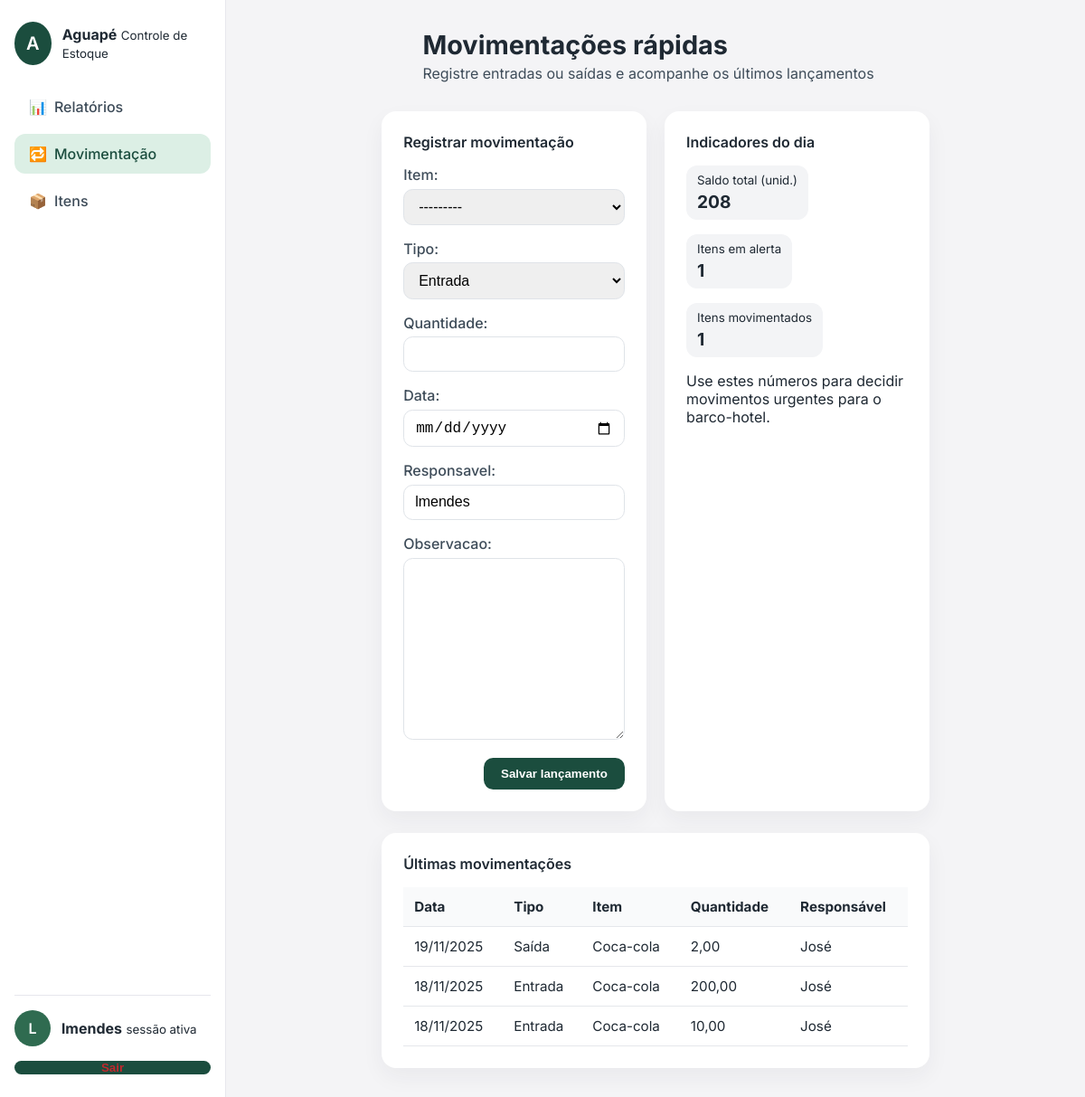
The app's page /movimentacao/ (signed in), older data.
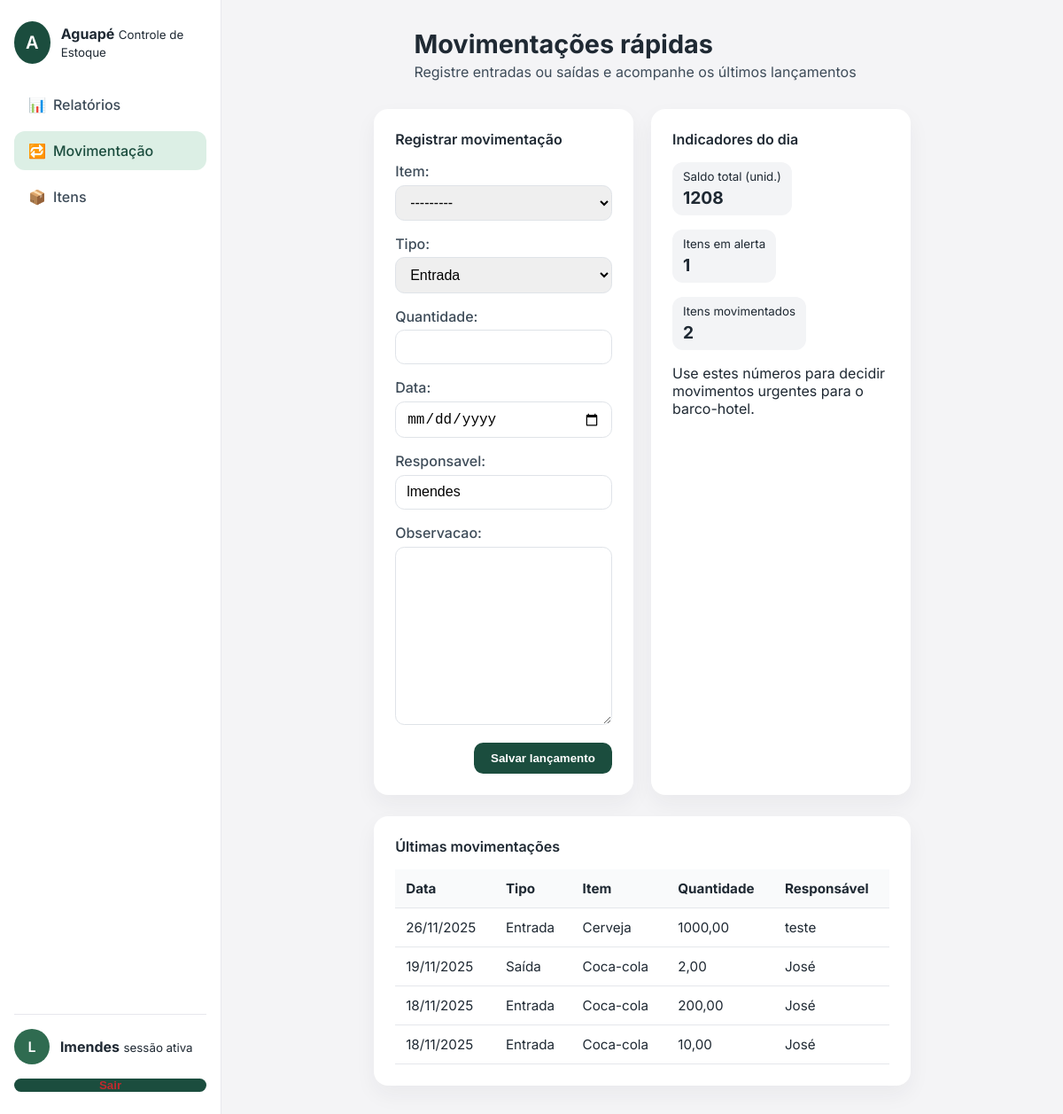
The same page, newer data.
### controle/models/movimentacao.py (models this page shows, shortened)
class Movimentacao(models.Model):
    TIPOS = [
        ("ENTRADA", "Entrada"),
        ("SAIDA", "Saída"),
    ]
    item = models.ForeignKey(Item, on_delete=models.PROTECT, related_name="movimentacoes")
    tipo = models.CharField(max_length=8, choices=TIPOS, default="ENTRADA")
    quantidade = models.DecimalField(max_digits=10, decimal_places=2, validators=[MinValueValidator(Decimal("0.01"))])
    data = models.DateField(default=timezone.now)
    responsavel = models.CharField(max_length=80)
    observacao = models.TextField(blank=True)
    class Meta:
        ordering = ("-data", "-id")

### catalogo/models.py (models this page shows, shortened)
class Item(models.Model):
    UNIDADES = [
        ("UN", "Unidade"),
        ("KG", "Quilo"),
        ("L", "Litro"),
    ]
    nome = models.CharField(max_length=120)
    codigo_estoque = models.CharField("Código de estoque", max_length=30, unique=True)
    unidade = models.CharField(max_length=2, choices=UNIDADES, default="UN")
    estoque_minimo = models.DecimalField(
        max_digits=10,
        decimal_places=2,
        validators=[MinValueValidator(Decimal("0"))],
    )
    estoque_atual = models.DecimalField(
        max_digits=10,
        decimal_places=2,
        default=0,
        validators=[MinValueValidator(Decimal("0"))],
    )
    observacao = models.TextField(blank=True)
    ativo = models.BooleanField(default=True)
    criado_em = models.DateTimeField(auto_now_add=True)
    class Meta:
        ordering = ("nome",)
        app_label = "controle"
    def __str__(self):
        return f"{self.nome} ({self.codigo_estoque})"

### controle/views/movimentacao.py (the view)
# urls.py: path("movimentacao/", views.movimentacao_simples, name="movimentacao"),
@login_required
def movimentacao_simples(request):
    if request.method == "POST":
        form = MovimentacaoForm(request.POST)
        if form.is_valid():
            mov = form.save()
            messages.success(request, f"{mov.get_tipo_display()} registrada para {mov.item.nome}.")
            return redirect("controle:movimentacao")
    else:
        form = MovimentacaoForm(initial={"responsavel": request.user.get_username() or ""})
    ultimas = Movimentacao.objects.select_related("item").order_by("-data", "-id")[:10]
    indicadores = {
        "saldo_total": Item.objects.aggregate(total=Sum("estoque_atual"))["total"] or 0,
        "alertas": Item.objects.filter(estoque_atual__lte=F("estoque_minimo")).count(),
        "itens_movimentados": Movimentacao.objects.values("item").distinct().count(),
    }
    return render(
        request,
        "controle/movimentacao.html",
        {
            "form": form,
            "movimentacoes": ultimas,
            "indicadores": indicadores,
        },
    )

### controle/forms/movimentacao.py (shortened to what this page needs)
class MovimentacaoForm(forms.ModelForm):
    class Meta:
        model = Movimentacao
        fields = ["item", "tipo", "quantidade", "data", "responsavel", "observacao"]
        widgets = {
            "data": forms.DateInput(attrs={"type": "date"}),
        }

### templates/controle/movimentacao.html (shortened to what this page needs)
{% extends "base.html" %}
{% block page_title %}Movimentações rápidas{% endblock %}
{% block page_subtitle %}Registre entradas ou saídas e acompanhe os últimos lançamentos{% endblock %}
{% block content %}
<div class="grid two-columns">
    <div class="card">
        <div class="card-header">
            <span>Registrar movimentação</span>
        </div>
        <form method="post">
            <div class="form-grid">
                {% for field in form %}
                    <div class="form-field">
                        {{ field.label_tag }}
                        {{ field }}
                    </div>
                {% endfor %}
            </div>
            <div class="card-actions">
                <button type="submit" class="btn">Salvar lançamento</button>
            </div>
        </form>
    </div>
    <div class="card">
        <div class="card-header">
            <span>Indicadores do dia</span>
        </div>
        <div class="badges">
            <div class="badge">
                <small>Saldo total (unid.)</small>
                <strong>{{ indicadores.saldo_total }}</strong>
            </div>
            <div class="badge">
                <small>Itens em alerta</small>
                <strong>{{ indicadores.alertas }}</strong>
            </div>
            <div class="badge">
                <small>Itens movimentados</small>
                <strong>{{ indicadores.itens_movimentados }}</strong>
            </div>
        </div>
        <p>Use estes números para decidir movimentos urgentes para o barco-hotel.</p>
    </div>
</div>
<div class="card">
    <div class="card-header">
        <span>Últimas movimentações</span>
    </div>
    <div class="table-responsive">
        <table>
            <thead>
                <tr>
                    <th>Data</th>
                    <th>Tipo</th>
                    <th>Item</th>
                    <th>Quantidade</th>
                    <th>Responsável</th>
                </tr>
            </thead>
            <tbody>
                {% for mov in movimentacoes %}
                    <tr>
                        <td>{{ mov.data|date:"d/m/Y" }}</td>
                        <td>{{ mov.get_tipo_display }}</td>
                        <td>{{ mov.item.nome }}</td>
                        <td>{{ mov.quantidade }}</td>
                        <td>{{ mov.responsavel }}</td>
                    </tr>
                {% empty %}
                    <tr><td colspan="5">Sem movimentações registradas.</td></tr>
                {% endfor %}
            </tbody>
        </table>
    </div>
</div>
{% endblock %}

Row changes from the older to the newer data that the page shows:
added Movimentacao: data "26/11/2025", tipo "Entrada", item.nome "Cerveja", quantidade "1000,00", responsavel "teste"
Text that changed along with them:
{{ indicadores.saldo_total }}: "208" → "1208"
{{ indicadores.itens_movimentados }}: "1" → "2"
